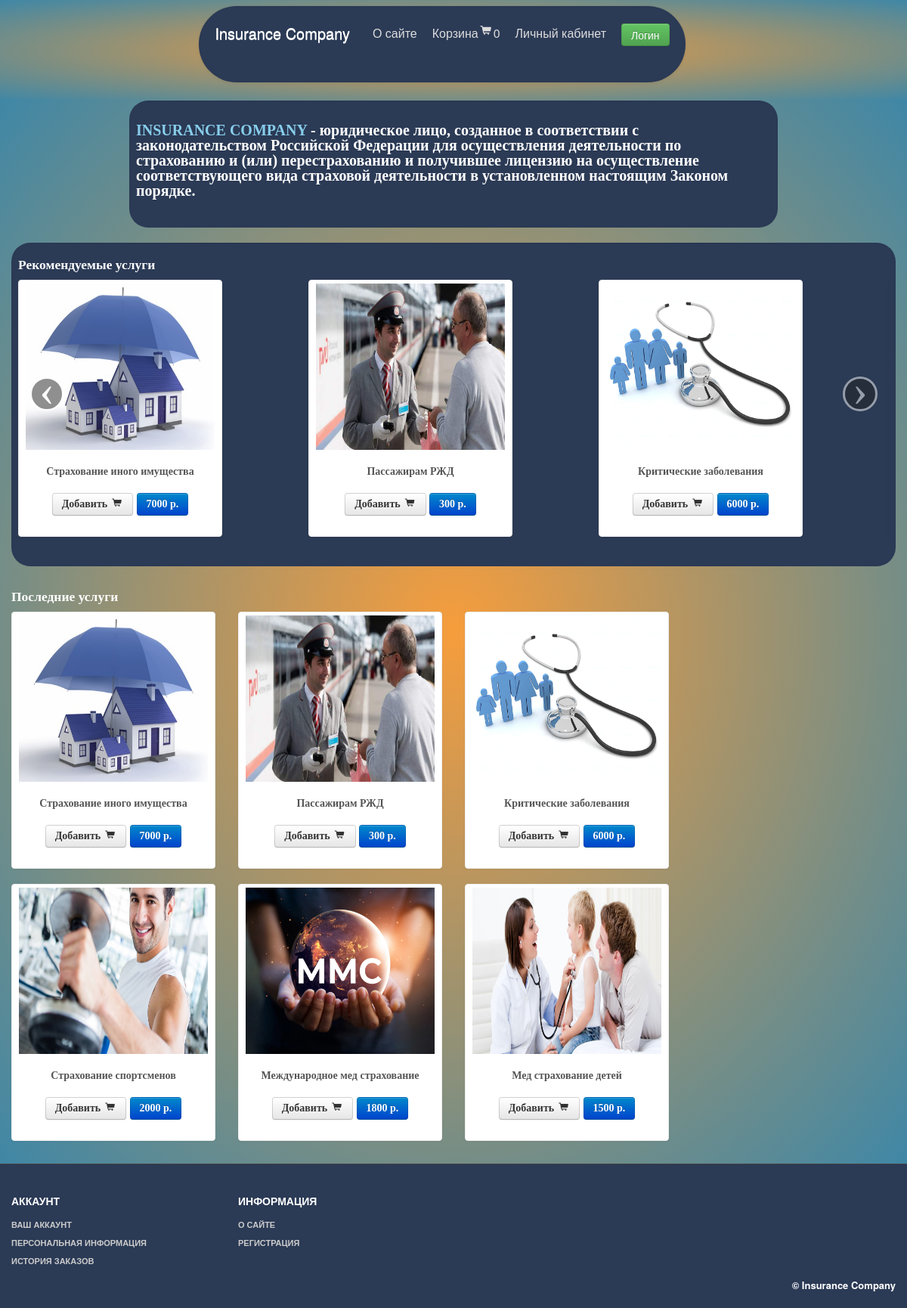
The page / on the database its author committed.
### tables this page shows
CREATE TABLE `product` (
  `id` int NOT NULL,
  `name` varchar(255) NOT NULL,
  `code` varchar(255) NOT NULL,
  `brand` varchar(255) NOT NULL,
  `price` float NOT NULL,
  `title` varchar(255) DEFAULT NULL,
  `description` text NOT NULL,
  `category_id` int NOT NULL,
  `sub_category_id` int NOT NULL,
  `availability` int NOT NULL,
  `is_featured` int NOT NULL,
  `is_new` int NOT NULL,
  `image` varchar(255) DEFAULT NULL,
  `status` int NOT NULL DEFAULT '1'
);

### app/controllers/SiteController.php (called while the page is built, shortened)
<?php
class SiteController
{
    public function actionIndex()
    {
        $latestProducts = Product::getLatestProducts();
        $sliderProducts = Product::getFeaturedProducts();
        require_once(ROOT . '/views/site/index.php');
        return true;
    }
}

### app/components/Router.php (called while the page is built, shortened)
<?php
class Router {
    private $routes;
    public function __construct()
    {
        $routesPath = ROOT . '/app/config/routes.php';
        $this->routes = include($routesPath);
    }
    private function getURI()
    {
        if (!empty($_SERVER['REQUEST_URI'])) {
            return trim($_SERVER['REQUEST_URI'], '/');
        }
    }
    public function run()
    {
        $uri = $this->getURI();
        foreach ($this->routes as $uriPattern => $path) {
            if (preg_match("~$uriPattern~", $uri)) {
                $internalRoute = preg_replace("~$uriPattern~", $path, $uri);
                $segments = explode('/', $internalRoute);
                $controllerName = array_shift($segments).'Controller';
                $controllerName = ucfirst($controllerName);
                $actionName = 'action'.ucfirst(array_shift($segments));
                $parameters = $segments;
                $controllerFile = ROOT.'/app/controllers/'.$controllerName.'.php';
                if (is_file($controllerFile)) {
                    $controllerObject = new $controllerName;
                }
                $result = call_user_func_array(array($controllerObject, $actionName), $parameters);
                if ($result != null) {
                    break;
                }
            }
        }
    }
}

### index.php (called while the page is built, shortened)
<?php
$router = new Router();
$router->run();

### app/components/Cart.php (called while the page is built, shortened)
<?php
class Cart
{
    public static function countItems()
    {
        if (isset($_SESSION['products'])) {
            $count = 0;
            foreach ($_SESSION['products'] as $id => $quantity) {
                $count = $count + $quantity;
            }
            return $count;
        } else {
            return 0;
        }
    }
}

### app/models/User.php (called while the page is built, shortened)
<?php
class User
{
    public static function isGuest()
    {
        return true;
    }
}

### app/models/Product.php (called while the page is built, shortened)
<?php
class Product
{
    public static function getLatestProducts($count = self::SHOW_BY_DEFAULT)
    {
        $db = Db::getConnection();
        $sql = 'SELECT id, name, price, is_new FROM product '
                . 'WHERE status="1" ORDER BY id DESC '
                . 'LIMIT :count';
        $result = $db->prepare($sql);
        $result->bindParam(':count', $count, PDO::PARAM_INT);
        $result->setFetchMode(PDO::FETCH_ASSOC);
        $result->execute();
        $i = 0;
        $productsList = array();
        while ($row = $result->fetch()) {
            $productsList[$i]['id'] = $row['id'];
            $productsList[$i]['name'] = $row['name'];
            $productsList[$i]['price'] = $row['price'];
            $productsList[$i]['is_new'] = $row['is_new'];
            $i++;
        }
        return $productsList;
    }
    public static function getFeaturedProducts()
    {
        $db = Db::getConnection();
        $sql = 'SELECT id, name, price, is_new FROM product '
                . 'WHERE status="1" AND is_featured="1" '
                . 'ORDER BY id DESC';
        $result = $db->query($sql);
        $i = 0;
        $productsList = array();
        while ($row = $result->fetch()) {
            $productsList[$i]['id'] = $row['id'];
            $productsList[$i]['name'] = $row['name'];
            $productsList[$i]['price'] = $row['price'];
            $productsList[$i]['is_new'] = $row['is_new'];
            $i++;
        }
        return $productsList;
    }
    public static function getImage($id)
    {
        $noImage = 'no-image.jpg';
        $path = '/upload/images/products/';
        $pathToProductImage = $path . $id . '.jpg';
        if (file_exists($_SERVER['DOCUMENT_ROOT'].$pathToProductImage)) {
            return $pathToProductImage;
        }
        return $path . $noImage;
    }
}

### views/site/index.php (the view, shortened to what this page needs)
<?php include ROOT . '/views/layouts/header.php'; ?>
<div id="mainBody" style="display:flex;flex-direction:column; justify-content:center; align-items:center; align-content:center;">
<div class="well well-small"  style="font-size:20px; color:white; background:#2B3A55; border-radius: 25px; border:none; height:150px; width:70%;display:flex; justify-content:center; align-items:center; align-content:center;">
    <p><span style="color:skyblue;"><strong>INSURANCE COMPANY<strong></span> - юридическое лицо, созданное в соответствии с законодательством Российской Федерации для осуществления
        деятельности по страхованию и (или) перестрахованию и получившее лицензию на осуществление соответствующего
        вида страховой деятельности в установленном настоящим Законом порядке.</p>
</div>
<div class="well well-small" style="color:white; background:#2B3A55; border-radius: 25px; border:none;">
    <h4>Рекомендуемые услуги</h4>
    <div class="cycle-slideshow"
            data-cycle-fx=carousel
            data-cycle-timeout=5000
            data-cycle-carousel-visible=3
            data-cycle-carousel-fluid=true
            data-cycle-slides="div.item"
            data-cycle-prev="#prev"
            data-cycle-next="#next"
            >
        <?php foreach ($sliderProducts as $sliderItem): ?>
            <div class="item">
                <ul class="thumbnails">
                    <li class="span3">
                        <div class="thumbnail">
                            <a href="/product/<?php echo $sliderItem['id'];?>">
                                <img class="product" src="<?php echo Product::getImage($sliderItem['id']); ?>" alt="">
                            </a>
                            <div class="caption">
                                <h5><?php echo $sliderItem['name'];?></h5>
                                <h4 style="text-align:center">
                                    <a class="btn add-to-cart" onclick="location.reload();" data-id="<?php echo $sliderItem['id'];?>" href="#">Добавить
                                        <i class="icon-shopping-cart"></i>
                                    </a>
                                    <a class="btn btn-primary" href="#">
                                        <?php echo $sliderItem['price']; ?> р.
                                    </a>
                                </h4>
                            </div>
                        </div>
                    </li>
                </ul>
            </div>
        <?php endforeach; ?>
        <a class="left carousel-control" id="prev" href="#featured" data-slide="prev">‹</a>
        <a class="right carousel-control" id="next"  href="#featured" data-slide="next">›</a>
    </div>
</div>
    <div class="container">
        <div class="row">
            <div class="span9">
                <h4 style="color: white; font-weight: bold">Последние услуги</h4>
                <ul class="thumbnails">
                    <?php if (isset($latestProducts) && (is_array($latestProducts))): ?>
                        <?php foreach ($latestProducts as $product): ?>
                            <li class="span3">
                                <div class="thumbnail">
                                    <a  href="/product/<?php echo $product['id'];?>">
                                        <img class="product" src="<?php echo Product::getImage($product['id']); ?>" alt=""/>
                                    </a>
                                    <div class="caption">
                                        <h5><?php echo $product['name'];?></h5>
                                        <h4 style="text-align:center">
                                            <a class="btn add-to-cart" onclick="location.reload();" data-id="<?php echo $product['id'];?>" href="#">Добавить
                                                <i class="icon-shopping-cart"></i>
                                            </a>
                                            <a class="btn btn-primary" href="#">
                                                <?php echo $product['price'];?> р.
                                            </a>
                                        </h4>
                                    </div>
                                </div>
                            </li>
                        <?php endforeach; ?>
                    <?php endif; ?>
                </ul>
            </div>
        </div>
    </div>
</div>
<?php include ROOT . '/views/layouts/footer.php'; ?>

### views/layouts/header.php (shortened to what this page needs)
<!DOCTYPE html>
<html lang="en">
    <head>
        <link id="callCss" rel="stylesheet" href="/template/themes/shop/bootstrap.min.css" media="screen"/>
        <link href="/template/themes/css/base.css" rel="stylesheet" media="screen"/>
        <link href="/template/themes/css/bootstrap-responsive.min.css" rel="stylesheet"/>
        <link href="/template/themes/css/font-awesome.css" rel="stylesheet" type="text/css">
        <link href="/template/themes/js/google-code-prettify/prettify.css" rel="stylesheet"/>
    </head>
    <body>
        <div id="header">
            <div class="container" style="width: 100%; background: radial-gradient(#f69d3c, #3f87a6); border:none; display: flex; flex-direction: row; align-items:center; justify-content:space-between;" >
                <div id="welcomeLine" class="row" >
                <div id="logoArea" class="navbar" style="">
                    <div class="navbar-inner" style="background:#2B3A55; border-radius: 50px;">
                        <a class="brand" href="/" style="color:white;">Insurance Company<p class="logo" style="font-size: 50px; color: white; padding-top: 20px"></p></a>
                        <ul id="topMenu" class="nav pull-right">
                            <li class=""><a href="/contact">О сайте</a></li>
                            <li class=""><a href="/cart">Корзина<i class="icon-shopping-cart icon-white"></i><?php echo \App\components\Cart::countItems();?></a></li>
                            <li class=""><a href="/cabinet">Личный кабинет</a></li>
                            <li class="">
                                <?php if (\App\models\User::isGuest()): ?>
                                    <a href="#login" role="button" data-toggle="modal" style="padding-right:0"><span class="btn btn-success">Логин</span></a>
                                <?php else: ?>
                                    <a href="/logout/" role="button" style="padding-right:0"><span class="btn btn-succes">Выйти</span></a>
                                <?php endif; ?>
                            </li>
                        </ul>
                    </div>
                </div>
            </div>
        </div>

### views/layouts/footer.php (shortened to what this page needs)
<div  id="footerSection">
    <div class="container">
        <div class="row">
            <div class="span3">
                <h5>АККАУНТ</h5>
                <a href="/cabinet/">ВАШ АККАУНТ</a>
                <a href="/cabinet/edit">ПЕРСОНАЛЬНАЯ ИНФОРМАЦИЯ</a>
                <a href="/cabinet/history/">ИСТОРИЯ ЗАКАЗОВ</a>
            </div>
            <div class="span3">
                <h5>ИНФОРМАЦИЯ</h5>
                <a href="/contact/">О САЙТЕ</a>
                <a href="/register/">РЕГИСТРАЦИЯ</a>
            </div>
        </div>
        <p class="pull-right" style="margin-top: 10px;">&copy; Insurance Company</p>
    </div>
</div>
</body>
</html>

### template/themes/css/base.css (style rules this page uses)
img.product { width: 250px; height: 220px; }
#carouselBlk, #header { background-color: currentColor; }
#logoArea, #logoArea a { line-height: 49px; }
#logoArea .btn, #logoArea .btn-group { margin-top: 0; }
#welcomeLine { padding: 8px 0 4px }
.thumbnail>a { display: block; text-align: center }
.thumbnail h5, .thumbnail p { text-align: center }
#footerSection { background: #2B3A55; color: white; padding: 28px 0 10px 0; border-top: 1px solid #444; }
#footerSection a { color: #ccc; font-size: 11px; padding: 0; line-height: 24px; display: block; }
[class^="icon-"], [class*=" icon-"] { background-image: none; }
.navbar .nav>li>a { padding: 10px; color: #DDD; text-shadow: none; font-size: 16px; }
#logoArea, #logoArea a { outline: none; }
.navbar .nav.pull-right, #sideManu { overflow: hidden; }
#mainBody { background: radial-gradient(#f69d3c, #3f87a6); background-size: cover; background-position: top; font-family: Ouroboros; background-blend-mode: multiply; }

### rows shown on the page
product: shows a picture, name "Страхование иного имущества", price "7000"
product: shows a picture, name "Пассажирам РЖД", price "300"
product: shows a picture, name "Критические заболевания", price "6000"
product: shows a picture, name "Страхование спортсменов", price "2000"
product: shows a picture, name "Международное мед страхование", price "1800"
product: shows a picture, name "Мед страхование детей", price "1500"
